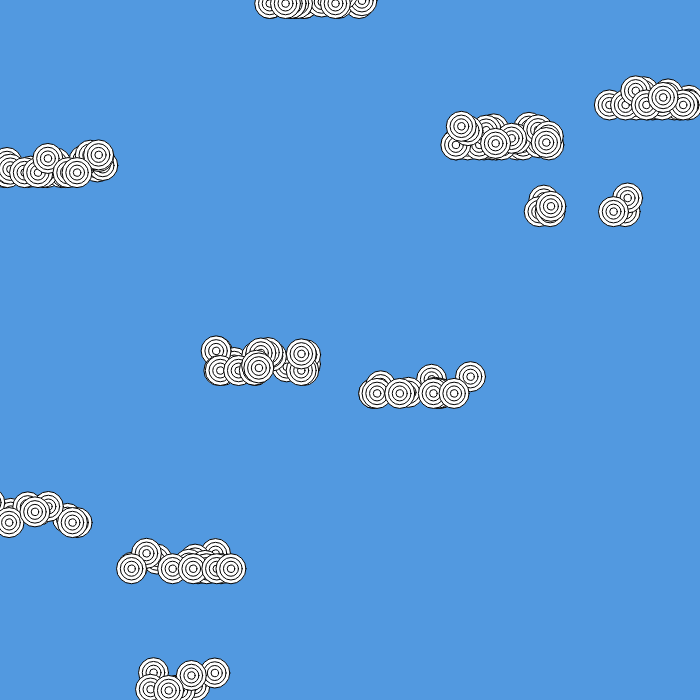
Frame 1 (no input)
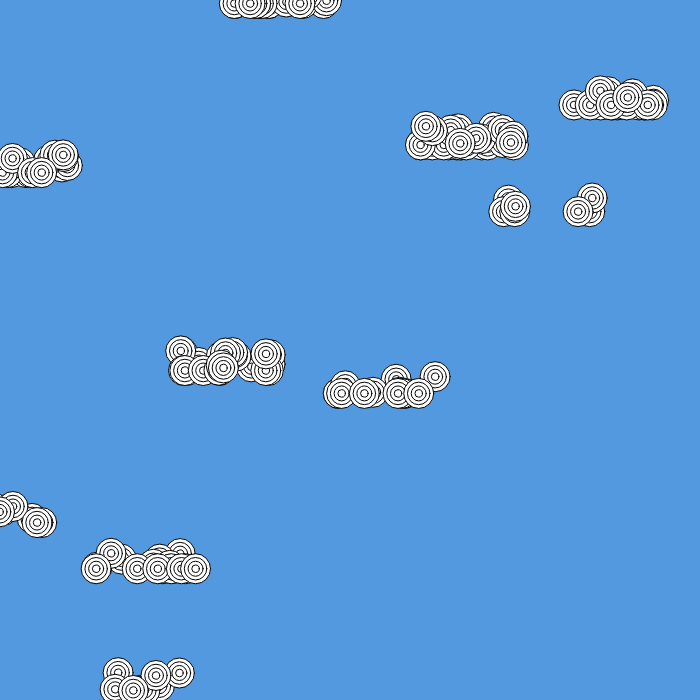
Frame 60 (no input)
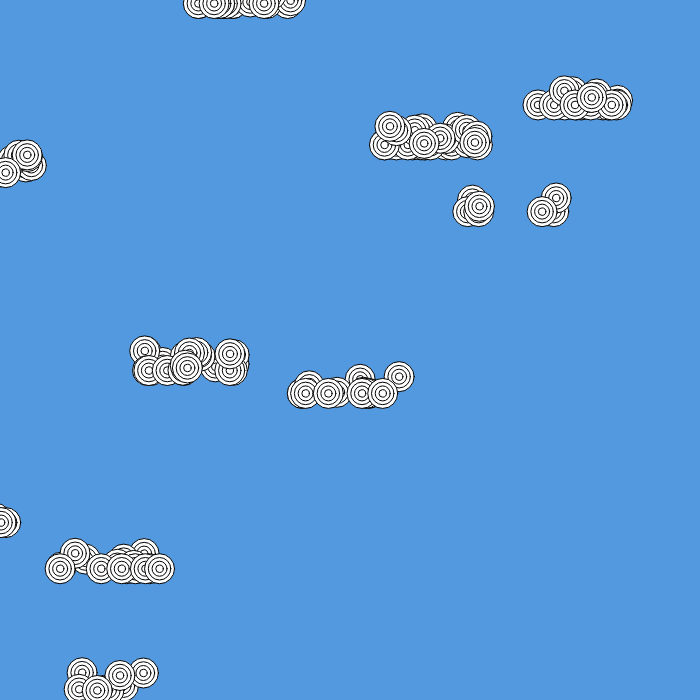
Frame 120 (the mouse pressed at the canvas centre since frame 60)

The p5.js sketch that drew these frames (run headless with seeded random() and noise() and a simulated clock; from frame 60 on, the mouse is pressed at the canvas centre):

// p5.js sketch
// ── sketch.js
let cs = [];
const r = 30;
const rings = 4;
const speed = .6; // could be a property of individual cloud
let time = 0;
let light = 60;
let day = true;
let fade = false;

function setup() {
  createCanvas(700, 700);
  cs = new CloudSystem(10);
}

function draw() {
  
  // light blue
  colorMode('hsl');
  background(210, 70, light);
  
  if (!fade) time++;
  if (time > 400) {
    fade = !fade;
    time = 0;
  }
  
  if  (day & fade)  light -= .1; 
  if  (!day & fade) light += .1; 
  
  if (light >= 60 | light <=20) {
    day = !day;
    fade = false;
  }
  
  cs.update();
  cs.show();
  
  // text(time, 10, 10);
  // text(light, 10, 20);
  
}

class CloudSystem {
  
  constructor(max_clouds) {
    this.clouds = [];        
    for (let i = 0; i < max_clouds; i++) {
      this.clouds.push(new Cloud(random(0, width), 
                                 random(0, height), 
                                 random(5, 35), 
                                 r));
    }
  }
  
  update() {
    for (let i = 0; i < this.clouds.length; i++) {
      this.clouds[i].move();
      
      if (this.clouds[i].off_screen()) {
        this.clouds.splice(i, 1);
        this.clouds.push(new Cloud(random(width + 100, 2*width + 100), 
                                   random(0, height), 
                                   random(5, 35), 
                                   r));
      }
    }
    
  }
  
  show() {
    for (let i = 0; i < this.clouds.length; i++) {
      this.clouds[i].show();
    }
    
    // for (Cloud j : this.clouds) {
    //   j.show();
    // }
  }

}

class Cloud {
  constructor(x, y, n_circles, r) {
    
    // let init_x = random(width * 1.5);
    // let init_y = random(height);
    this.x = [];
    this.y = [];
    this.circles = [];
    // this.off_screen = false;

    for (let i = 0; i < n_circles; i++) {
      this.x[i] = random(x - 50, x + 50);
      this.y[i] = random(y - 20, y + 20);

      if (this.y[i] > y) this.y[i] = y;

      // this.circles[i] = new Circle(this.x[i], this.y[i]);
    }
  }
  
  off_screen() {
    return max(this.x) < -r;
  }

  show() {
    for (let i = 0; i < this.x.length; i++) {
      let c = new Circle(this.x[i], this.y[i], r);
      c.show();
    }
  }

  move() {
    for (let i = 0; i < this.x.length; i++) {
      this.x[i] -= 1 * speed;
      // if (i == this.x.length - 1 & this.x[i] < -20) this.off_screen = true;
      // if (this.x[i] < -20) this.x[i] = width + 20;
    }
  }
}

class Circle {
  constructor(x, y) {
    this.x = x;
    this.y = y;
    this.r = [];
    this.r[0] = r;
    
    let decrease_r = r / rings;
    
    for (let i = 1; i < rings; i++) {
      this.r[i] = this.r[i - 1] - decrease_r;
    }
  }

  show() {
    // noStroke();
    for (let i = 0; i < rings; i++) {
      circle(this.x, this.y, this.r[i]);
    }
  }

  //   move() {
  //     this.x -= 1;
  //   }
}
